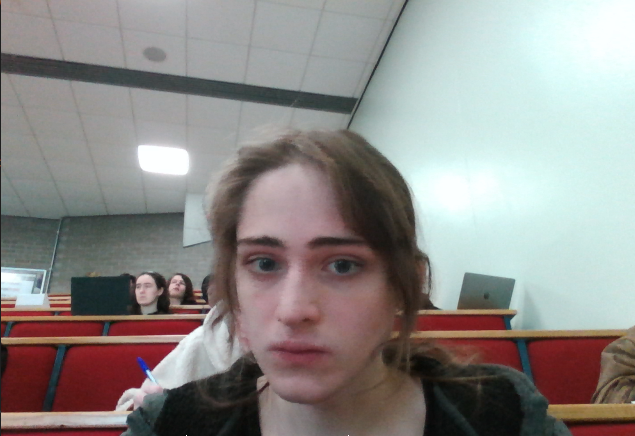
#> input picture test.png, 635 x 436 px
$ python pngToSvgTest.py
#> lines starting #> are read from the running program, lines starting #| are printed output that depends on the picture; after the words box and inside, x2 and y2 are one past the last pixel; in counts of white or black regions, pixels touching at a corner belong together
import cv2
import copy

# code for function by ospider
# https://stackoverflow.com/questions/43108751/convert-contour-paths-to-svg-paths
def saveContoursAsSVG(contours, width, height, filename):
    with open(filename, "w+") as f:
        f.write(f'<svg width="{width}" height="{height}" xmlns="http://www.w3.org/2000/svg">')

        for c in contours:
            f.write('<path d="M')
            for i in range(len(c)):
                x, y = c[i][0]
                f.write(f"{x} {y} ")
            f.write('" style="stroke:pink"/>')
        f.write("</svg>")


image = cv2.imread("test.png")
#> image is the input picture: shape (436, 635, 3); mean B, G, R 136.9, 139.4, 142.8
image2 = copy.deepcopy(image) # image to overwrite with contours

# do contour detection WOW
image = cv2.Canny(image, 150, 200)
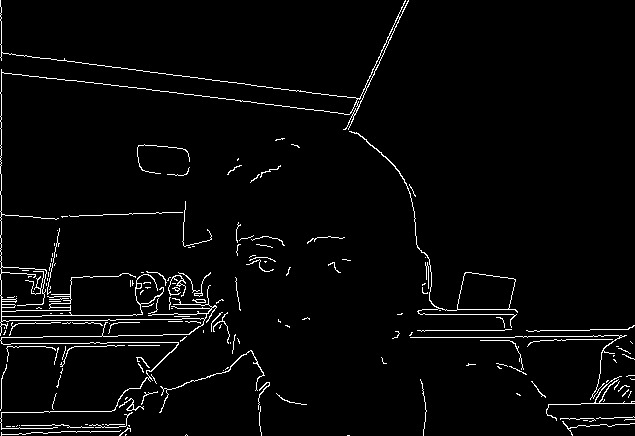
#> image: shape (436, 635); 3% white in thin lines or dots
contours, hierachy = cv2.findContours(image, cv2.RETR_TREE, cv2.CHAIN_APPROX_SIMPLE)
#> contours = 185 contours, 168 with area under 20; largest, box (x1, y1, x2, y2) and area: (349, 131, 518, 328) 1841, (457, 272, 516, 310) 1765, (0, 0, 409, 430) 534, (365, 16, 400, 89) 177, (159, 350, 265, 413) 54


cv2.drawContours(image2, contours, -1, (255,255,255), 3)
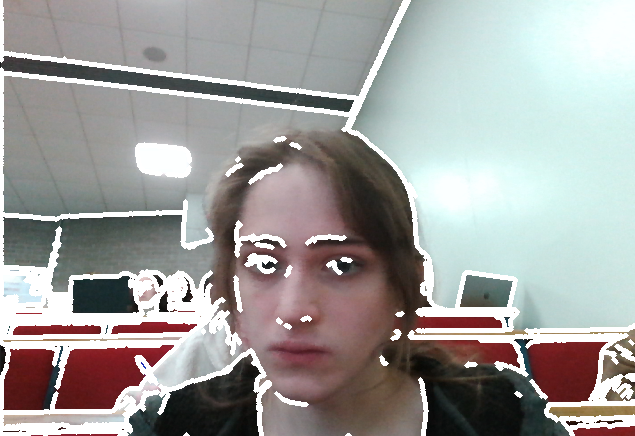
#> image2: shape (436, 635, 3); 12.76% of pixels changed, all inside (x1, y1, x2, y2) = (0, 0, 635, 436)

while True:
    cv2.imshow("FUCKSKFKSDG", image2)
    key = cv2.waitKey(1)
#> (key q is pressed here)
    if key == ord('q'):
        break
    elif key == ord('w'):
        saveContoursAsSVG(contours, image2, "test.svg") ## this is nasty soz

cv2.destroyAllWindows()
